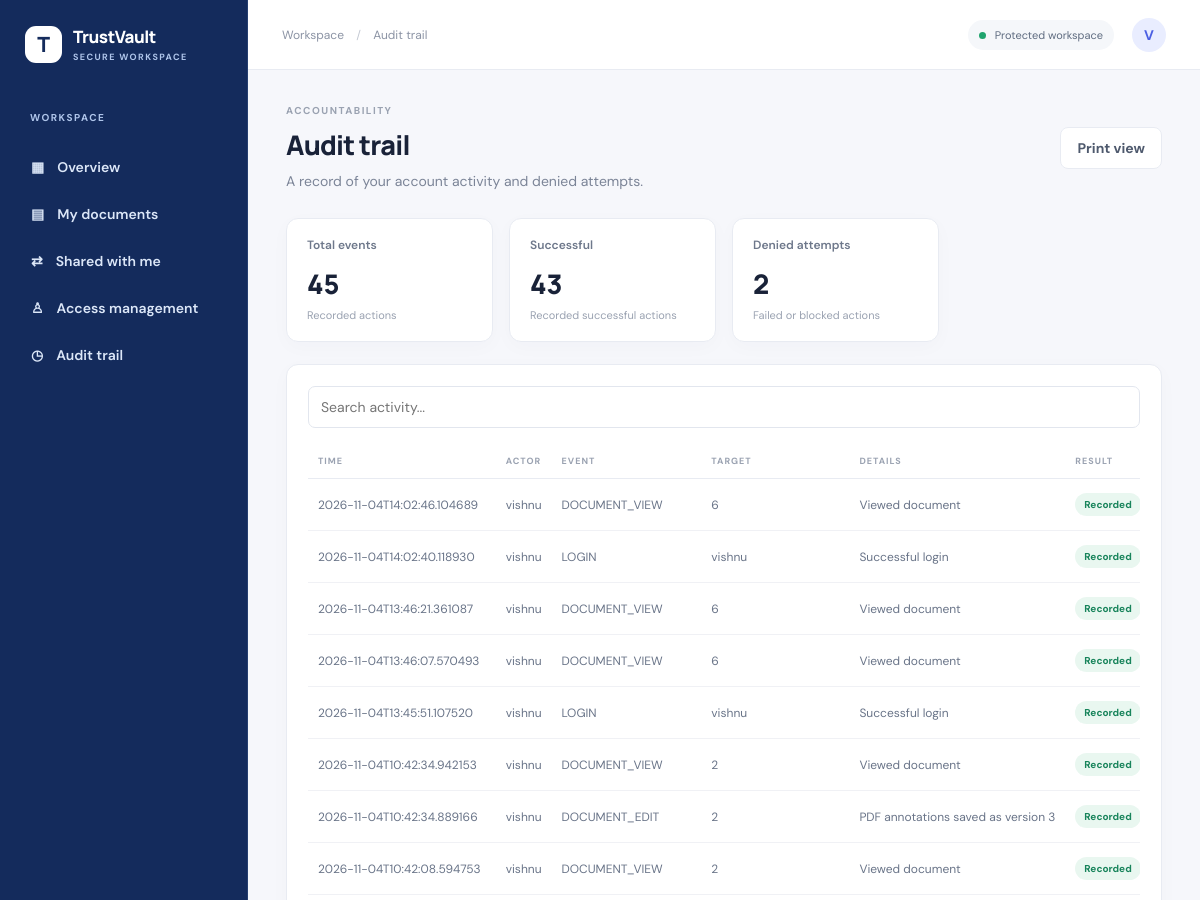
Page /audit (signed in, upper part) on the earlier database version.
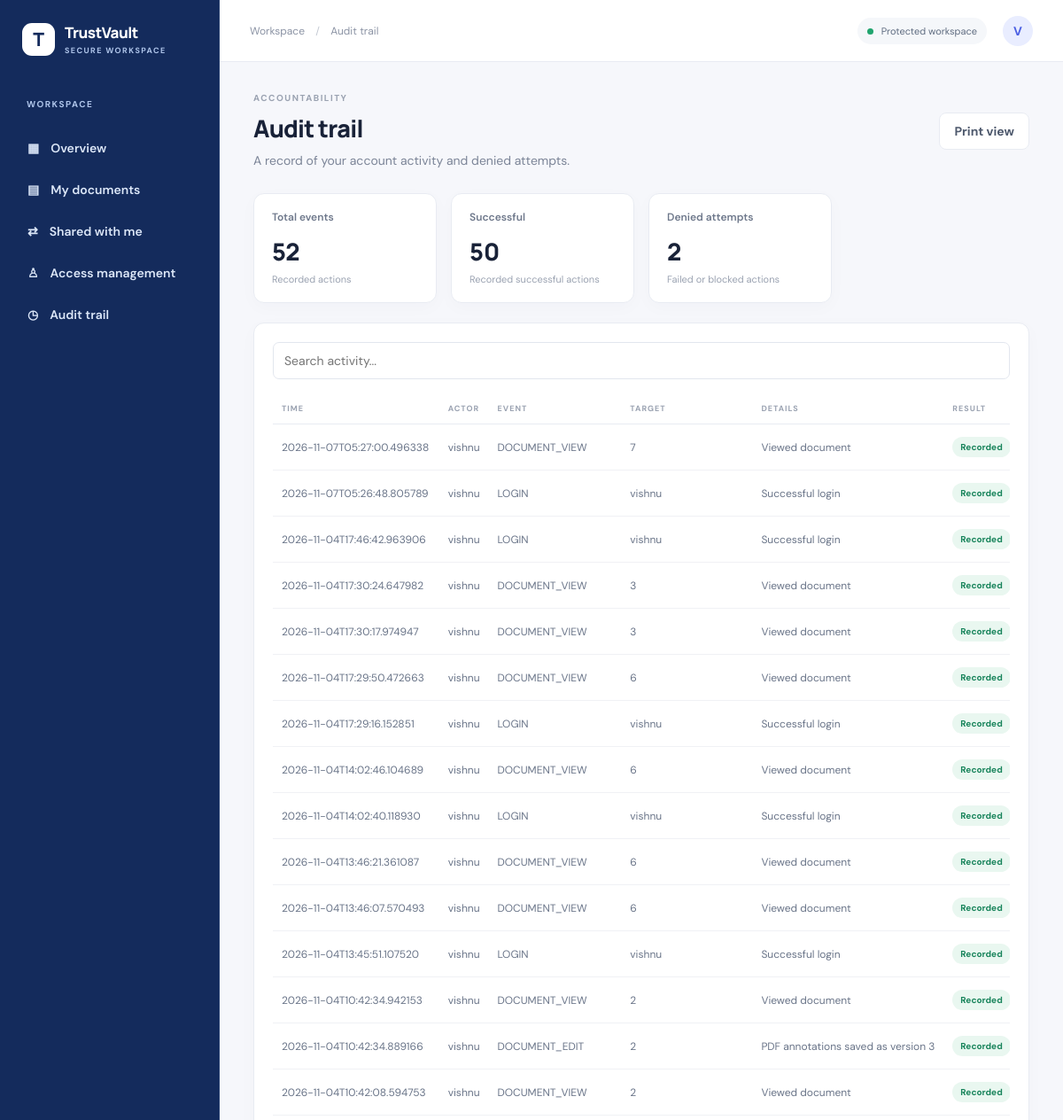
Same page on the later database version.
### tables this page shows
CREATE TABLE audit_logs (
            id INTEGER PRIMARY KEY AUTOINCREMENT,
            actor TEXT NOT NULL,
            action TEXT NOT NULL,
            target TEXT NOT NULL,
            details TEXT,
            timestamp TEXT NOT NULL
        );

### backend/app/routes/audit.py (the view)
@router.get('/audit')
def audit(request: Request):
    user = require_login(request)
    if not user:
        return RedirectResponse('/login', status_code=303)
    connection = get_connection()
    if user['role'] == 'administrator':
        rows = connection.execute("""
            SELECT *
            FROM audit_logs
            ORDER BY id DESC
        """).fetchall()
    else:
        rows = connection.execute("""
            SELECT *
            FROM audit_logs
            WHERE actor = ?
            ORDER BY id DESC
        """, (user['username'],)).fetchall()
    connection.close()
    audit_logs = [dict(row) for row in rows]
    denied_count = sum(
        1 for row in audit_logs
        if 'DENIED' in row['action'].upper()
        or 'FAILED' in row['action'].upper()
    )
    successful_count = len(audit_logs) - denied_count
    return templates.TemplateResponse(
        request=request,
        name="audit_logs.html",
        context={
            "user": user,
            "audit_logs": audit_logs,
            "total_events": len(audit_logs),
            "successful_count": successful_count,
            "denied_count": denied_count
        }
    )

### frontend/templates/audit_logs.html (shortened to what this page needs)
{% extends "base.html" %}
{% block breadcrumb %}Audit trail{% endblock %}
{% block content %}
<div class="page-heading">
    <div>
        <p class="eyebrow">ACCOUNTABILITY</p>
        <h1>Audit trail</h1>
        <p class="muted">A record of your account activity and denied attempts.</p>
    </div>
    <button class="button secondary" onclick="window.print()">
        Print view
    </button>
</div>
<div class="stats-grid three-stats">
    <article class="stat-card">
        <span>Total events</span>
        <strong>{{ total_events }}</strong>
        <small>Recorded actions</small>
    </article>
    <article class="stat-card">
        <span>Successful</span>
        <strong>{{ successful_count }}</strong>
        <small>Recorded successful actions</small>
    </article>
    <article class="stat-card">
        <span>Denied attempts</span>
        <strong>{{ denied_count }}</strong>
        <small>Failed or blocked actions</small>
    </article>
</div>
<section class="panel">
    <div class="toolbar">
        <input
            id="auditSearch"
            class="search"
            placeholder="Search activity..."
            aria-label="Search activity"
        >
    </div>
    <div class="table-scroll">
        <table id="auditTable">
            <thead>
                <tr>
                    <th>TIME</th>
                    <th>ACTOR</th>
                    <th>EVENT</th>
                    <th>TARGET</th>
                    <th>DETAILS</th>
                    <th>RESULT</th>
                </tr>
            </thead>
            <tbody>
                {% for event in audit_logs %}
                <tr>
                    <td>{{ event.timestamp }}</td>
                    <td>{{ event.actor }}</td>
                    <td>{{ event.action }}</td>
                    <td>{{ event.target }}</td>
                    <td>{{ event.details }}</td>
                    <td>
                        {% if 'DENIED' in event.action.upper()
                              or 'FAILED' in event.action.upper() %}
                            <span class="badge red">Denied</span>
                        {% else %}
                            <span class="badge green">Recorded</span>
                        {% endif %}
                    </td>
                </tr>
                {% else %}
                <tr>
                    <td colspan="6" class="muted">
                        No audit events have been recorded yet.
                    </td>
                </tr>
                {% endfor %}
            </tbody>
        </table>
    </div>
</section>
{% endblock %}

### frontend/templates/base.html (shortened to what this page needs)
<!doctype html>
<html lang="en">
<head>
  <link rel="stylesheet" href="{{ url_for('static', path='css/style.css') }}">
</head>
<body>
<div class="layout">
  <aside class="sidebar" id="sidebar">
    <a class="brand" href="/dashboard">
      <span class="brand-mark">T</span>
      <span>TrustVault<small>SECURE WORKSPACE</small></span>
    </a>
    <p class="nav-caption">WORKSPACE</p>
    <nav>
      <a class="nav-link" href="/dashboard">▦ <span>Overview</span></a>
      <a class="nav-link" href="/documents">▤ <span>My documents</span></a>
      <a class="nav-link" href="/shared">⇄ <span>Shared with me</span></a>
      <a class="nav-link" href="/permissions">♙ <span>Access management</span></a>
      <a class="nav-link" href="/audit">◷ <span>Audit trail</span></a>
    </nav>
  </aside>
  <main class="main">
    <header class="topbar">
      <div class="crumb">
        Workspace <span>/</span> {% block breadcrumb %}Overview{% endblock %}
      </div>
      <div class="top-right">
        <span class="secure-pill"><i></i> Protected workspace</span>
        <span class="user-avatar">V</span>
      </div>
    </header>
    <section class="content">
      {% block content %}{% endblock %}
    </section>
  </main>
</div>
</body>
</html>

### frontend/static/css/style.css (style rules this page uses)
:root { --ink: #192238; --muted: #7b8497; --line: #e8ebf2; --bg: #f6f7fb; --blue: #4b5fe3; --navy: #1d2942; --green: #16845b; --red: #c34b59; }
* { box-sizing: border-box; }
body { margin: 0; background: var(--bg); color: var(--ink); font: 14px 'DM Sans', sans-serif; }
a { color: inherit; text-decoration: none; }
button, input, select { font: inherit; }
.layout { min-height: 100vh; }
.sidebar { position: fixed; inset: 0 auto 0 0; width: 248px; background: #142B5C; border-right: 1px solid #263F70; padding: 25px 18px; display: flex; flex-direction: column; z-index: 5; }
.brand { display: flex; align-items: center; gap: 11px; font: 800 17px Manrope, sans-serif; letter-spacing: -.5px; padding: 0 7px 38px; color: #FFFFFF; }
.brand small { display: block; color: #AFC5EA; font: 700 9px 'DM Sans', sans-serif; letter-spacing: 1.4px; margin-top: 3px; }
.brand-mark { width: 37px; height: 37px; border-radius: 11px; background: #FFFFFF; color: #142B5C; display: grid; place-items: center; font-size: 21px; }
.nav-caption, .eyebrow { font-size: 10px; font-weight: 700; letter-spacing: 1.5px; color: #9aa2b1; }
.nav-caption { padding: 0 12px 12px; color: #AFC5EA; }
.sidebar nav { display: grid; gap: 5px; }
.nav-link { display: flex; align-items: center; gap: 13px; padding: 12px 13px; border-radius: 9px; color: #DCE7F8; font-weight: 600; }
.nav-link:first-child { margin-top: 0; }
.main { margin-left: 248px; min-height: 100vh; }
.topbar { height: 70px; background: #fff; border-bottom: 1px solid var(--line); display: flex; align-items: center; justify-content: space-between; padding: 0 34px; }
.crumb { color: #8b93a4; font-size: 12px; }
.crumb span { padding: 0 9px; color: #c3c8d2; }
.top-right { display: flex; align-items: center; gap: 18px; }
.secure-pill { font-size: 11px; color: #5f6c80; background: #f5f7fa; padding: 8px 11px; border-radius: 30px; }
.secure-pill i { display: inline-block; width: 7px; height: 7px; border-radius: 50%; background: #20a46e; margin-right: 6px; }
.user-avatar, .profile-avatar { display: grid; place-items: center; background: #e9edff; color: var(--blue); font-weight: 700; border-radius: 50%; width: 34px; height: 34px; }
.content { max-width: 1500px; padding: 34px 38px 24px; margin: auto; }
.page-heading { display: flex; justify-content: space-between; align-items: center; gap: 20px; margin-bottom: 26px; }
.eyebrow { margin: 0 0 9px; }
.page-heading h1, .auth-card h1 { font: 800 27px Manrope, sans-serif; letter-spacing: -.8px; margin: 0 0 7px; }
.muted { color: var(--muted); margin: 0; line-height: 1.6; }
.button { display: inline-flex; align-items: center; justify-content: center; gap: 9px; border: 0; border-radius: 8px; padding: 11px 16px; font-weight: 700; cursor: pointer; }
.secondary { background: #fff; border: 1px solid var(--line); color: #4e596d; }
.stats-grid { display: grid; grid-template-columns: repeat(4, minmax(0, 1fr)); gap: 16px; margin-bottom: 22px; }
.stat-card, .panel { background: #fff; border: 1px solid var(--line); border-radius: 12px; box-shadow: 0 5px 20px #202c4a06; }
.stat-card { padding: 18px 20px; }
.stat-card>span { display: block; color: #6e788b; font-size: 12px; font-weight: 600; }
.stat-card strong { display: block; font: 800 27px Manrope, sans-serif; margin: 12px 0 3px; }
.stat-card small, .activity small { color: #9aa2b1; font-size: 11px; }
.panel { padding: 21px; margin-bottom: 19px; min-width: 0; }
.table-scroll { overflow-x: auto; }
table { width: 100%; border-collapse: collapse; white-space: nowrap; }
th { text-align: left; color: #9aa2b1; font-size: 9px; letter-spacing: 1px; font-weight: 700; padding: 11px 10px; border-bottom: 1px solid var(--line); }
td { padding: 14px 10px; border-bottom: 1px solid #f0f1f5; color: #697488; font-size: 12px; }
.badge { display: inline-block; padding: 5px 9px; border-radius: 20px; font-size: 10px; font-weight: 700; }
.green { background: #e9f7f0; color: #18845b; }
.toolbar { display: flex; gap: 10px; margin-bottom: 16px; }
.search { flex: 1; min-width: 180px; }
.toolbar input, .toolbar select, .grant-form input, .grant-form select, .form-stack input, .upload-panel input, .upload-panel select { border: 1px solid #e2e6ee; border-radius: 7px; padding: 11px 12px; background: #fff; color: #344057; outline: none; }

Differences in the rows shown:
added audit_logs: timestamp "2026-11-07T05:27:00.496338", actor "vishnu", action "DOCUMENT_VIEW", target "7", details "Viewed document", shows "Recorded"
added audit_logs: timestamp "2026-11-07T05:26:48.805789", actor "vishnu", action "LOGIN", target "vishnu", details "Successful login", shows "Recorded"
added audit_logs: timestamp "2026-11-04T17:46:42.963906", actor "vishnu", action "LOGIN", target "vishnu", details "Successful login", shows "Recorded"
added audit_logs: timestamp "2026-11-04T17:30:24.647982", actor "vishnu", action "DOCUMENT_VIEW", target "3", details "Viewed document", shows "Recorded"
added audit_logs: timestamp "2026-11-04T17:30:17.974947", actor "vishnu", action "DOCUMENT_VIEW", target "3", details "Viewed document", shows "Recorded"
added audit_logs: timestamp "2026-11-04T17:29:50.472663", actor "vishnu", action "DOCUMENT_VIEW", target "6", details "Viewed document", shows "Recorded"
added audit_logs: timestamp "2026-11-04T17:29:16.152851", actor "vishnu", action "LOGIN", target "vishnu", details "Successful login", shows "Recorded"
Other differences:
{{ total_events }}: "45" → "52"
{{ successful_count }}: "43" → "50"
